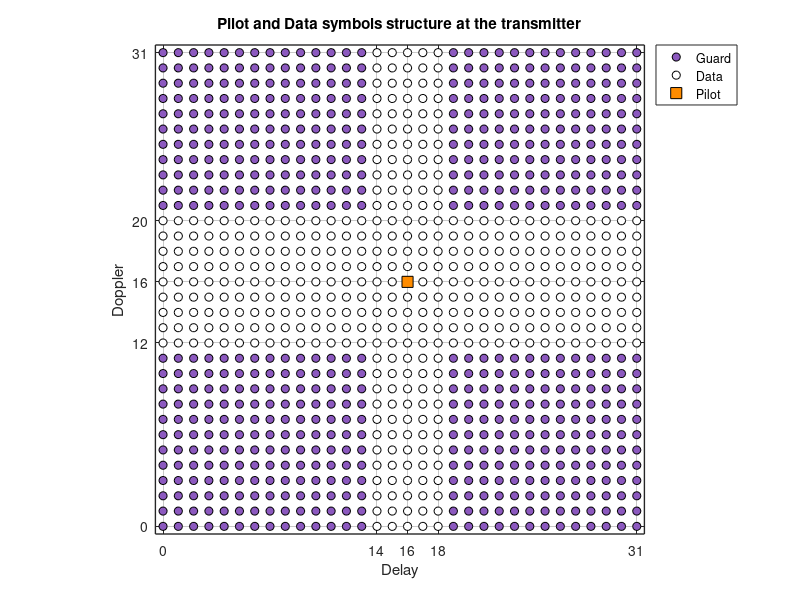

Reproduce this figure in MATLAB.
%% OTFS Pilot + Guard + Data structure (Delay–Doppler grid)

% ---------------- Parameters (edit these) ----------------
M    = 32;          % # delay bins  (l = 0..M-1)   -> x-axis
N    = 32;          % # Doppler bins (k = 0..N-1)  -> y-axis
lp   = floor(M/2);  % pilot delay index (0-based)
kp   = floor(N/2);  % pilot Doppler index (0-based)
lTau = 2;           % guard half-width in delay (|l-lp| <= lTau)
kNu  = 2;           % guard half-width in Doppler (|k-kp| <= 2*kNu)

% ---------------- Build masks (0-based logical math) ----------------
% Coordinates for each cell
[L, K] = meshgrid(0:M-1, 0:N-1);

maskPilot = (L == lp) & (K == kp);
maskGuard = ((abs(L - lp) <= lTau) | (abs(K - kp) <= 2*kNu)) & ~maskPilot; % UNION (OR)
maskData  = ~(maskGuard | maskPilot);

% Optional: numeric grid if you want it returned/saved
% 0 = Guard, 1 = Data, 2 = Pilot
grids = zeros(N, M);
grids(maskData)  = 1;
grids(maskPilot) = 2;

% ---------------- Plot (markers like the paper) ----------------
figure; hold on;

% Plot data (purple circles)
[idxK, idxL] = find(maskData);
plot(idxL-1, idxK-1, 'o', 'MarkerFaceColor', [0.55 0.35 0.75], ...
    'MarkerEdgeColor', 'k', 'MarkerSize', 6);

% Plot guard (white circles)
[idxK, idxL] = find(maskGuard);
plot(idxL-1, idxK-1, 'o', 'MarkerFaceColor', 'w', ...
    'MarkerEdgeColor', 'k', 'MarkerSize', 6);

% Plot pilot (orange square)
[idxK, idxL] = find(maskPilot);
plot(idxL-1, idxK-1, 's', 'MarkerFaceColor', [1.0 0.55 0.0], ...
    'MarkerEdgeColor', 'k', 'MarkerSize', 8);

% ---------------- Axes formatting to match Fig. 2 ----------------
axis equal; xlim([-0.5, M-0.5]); ylim([-0.5, N-0.5]);
set(gca, 'XTick', 0:M-1, 'YTick', 0:N-1);
grid on; box on; set(gca,'GridAlpha',0.25,'LineWidth',1.0);
xlabel('Delay'); ylabel('Doppler');
title('Pilot and Data symbols structure at the transmitter');

% Emphasize lp±lTau and kp±2kNu ticks (like the labels in the paper)
xt = unique([0 M-1 lp-lTau lp lp+lTau]);
yt = unique([0 N-1 kp-2*kNu kp kp+2*kNu]);
set(gca,'XTick', xt, 'YTick', yt);

% Legend
plot(nan,nan,'s','MarkerFaceColor',[1.0 0.55 0.0],'MarkerEdgeColor','k','MarkerSize',8);
plot(nan,nan,'o','MarkerFaceColor',[0.55 0.35 0.75],'MarkerEdgeColor','k','MarkerSize',6);
plot(nan,nan,'o','MarkerFaceColor','w','MarkerEdgeColor','k','MarkerSize',6);
legend({'Guard','Data','Pilot'}, 'Location','northeastoutside');

% ---------------- Sanity check (optional) ----------------
fprintf('Pilot @ (k=%d, l=%d)\n', kp, lp);
fprintf('Guard columns: l in [%d, %d]\n', max(lp-lTau,0), min(lp+lTau,M-1));
fprintf('Guard rows:    k in [%d, %d]\n', max(kp-2*kNu,0), min(kp+2*kNu,N-1));
